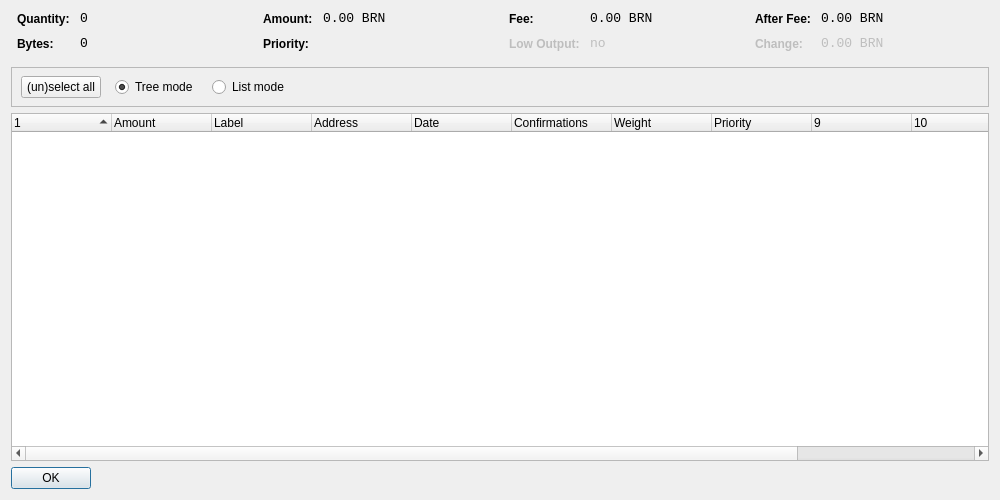
<?xml version="1.0" encoding="UTF-8"?>
<ui version="4.0">
 <class>CoinControlDialog</class>
 <widget class="QWidget" name="CoinControlDialog">
  <property name="geometry">
   <rect>
    <x>0</x>
    <y>0</y>
    <width>1000</width>
    <height>500</height>
   </rect>
  </property>
  <property name="windowTitle">
   <string>Coin Control</string>
  </property>
  <layout class="QVBoxLayout" name="verticalLayout">
   <item>
    <layout class="QHBoxLayout" name="horizontalLayoutTop" stretch="0,0,0,0">
     <property name="topMargin">
      <number>0</number>
     </property>
     <property name="bottomMargin">
      <number>10</number>
     </property>
     <item>
      <layout class="QFormLayout" name="formLayoutCoinControl1">
       <property name="horizontalSpacing">
        <number>10</number>
       </property>
       <property name="verticalSpacing">
        <number>10</number>
       </property>
       <property name="leftMargin">
        <number>6</number>
       </property>
       <property name="rightMargin">
        <number>6</number>
       </property>
       <item row="0" column="0">
        <widget class="QLabel" name="labelCoinControlQuantityText">
         <property name="styleSheet">
          <string notr="true">font-weight:bold;</string>
         </property>
         <property name="text">
          <string>Quantity:</string>
         </property>
        </widget>
       </item>
       <item row="0" column="1">
        <widget class="QLabel" name="labelCoinControlQuantity">
         <property name="font">
          <font>
           <family>Monospace</family>
           <pointsize>10</pointsize>
          </font>
         </property>
         <property name="cursor">
          <cursorShape>IBeamCursor</cursorShape>
         </property>
         <property name="contextMenuPolicy">
          <enum>Qt::ActionsContextMenu</enum>
         </property>
         <property name="text">
          <string notr="true">0</string>
         </property>
         <property name="textInteractionFlags">
          <set>Qt::LinksAccessibleByMouse|Qt::TextSelectableByKeyboard|Qt::TextSelectableByMouse</set>
         </property>
        </widget>
       </item>
       <item row="1" column="0">
        <widget class="QLabel" name="labelCoinControlBytesText">
         <property name="styleSheet">
          <string notr="true">font-weight:bold;</string>
         </property>
         <property name="text">
          <string>Bytes:</string>
         </property>
        </widget>
       </item>
       <item row="1" column="1">
        <widget class="QLabel" name="labelCoinControlBytes">
         <property name="font">
          <font>
           <family>Monospace</family>
           <pointsize>10</pointsize>
          </font>
         </property>
         <property name="cursor">
          <cursorShape>IBeamCursor</cursorShape>
         </property>
         <property name="contextMenuPolicy">
          <enum>Qt::ActionsContextMenu</enum>
         </property>
         <property name="text">
          <string notr="true">0</string>
         </property>
         <property name="textInteractionFlags">
          <set>Qt::LinksAccessibleByMouse|Qt::TextSelectableByKeyboard|Qt::TextSelectableByMouse</set>
         </property>
        </widget>
       </item>
      </layout>
     </item>
     <item>
      <layout class="QFormLayout" name="formLayoutCoinControl2">
       <property name="horizontalSpacing">
        <number>10</number>
       </property>
       <property name="verticalSpacing">
        <number>10</number>
       </property>
       <property name="leftMargin">
        <number>6</number>
       </property>
       <property name="rightMargin">
        <number>6</number>
       </property>
       <item row="0" column="0">
        <widget class="QLabel" name="labelCoinControlAmountText">
         <property name="styleSheet">
          <string notr="true">font-weight:bold;</string>
         </property>
         <property name="text">
          <string>Amount:</string>
         </property>
        </widget>
       </item>
       <item row="0" column="1">
        <widget class="QLabel" name="labelCoinControlAmount">
         <property name="font">
          <font>
           <family>Monospace</family>
           <pointsize>10</pointsize>
          </font>
         </property>
         <property name="cursor">
          <cursorShape>IBeamCursor</cursorShape>
         </property>
         <property name="contextMenuPolicy">
          <enum>Qt::ActionsContextMenu</enum>
         </property>
         <property name="text">
          <string notr="true">0.00 BRN</string>
         </property>
         <property name="textInteractionFlags">
          <set>Qt::LinksAccessibleByMouse|Qt::TextSelectableByKeyboard|Qt::TextSelectableByMouse</set>
         </property>
        </widget>
       </item>
       <item row="1" column="0">
        <widget class="QLabel" name="labelCoinControlPriorityText">
         <property name="styleSheet">
          <string notr="true">font-weight:bold;</string>
         </property>
         <property name="text">
          <string>Priority:</string>
         </property>
        </widget>
       </item>
       <item row="1" column="1">
        <widget class="QLabel" name="labelCoinControlPriority">
         <property name="font">
          <font>
           <family>Monospace</family>
           <pointsize>10</pointsize>
          </font>
         </property>
         <property name="cursor">
          <cursorShape>IBeamCursor</cursorShape>
         </property>
         <property name="contextMenuPolicy">
          <enum>Qt::ActionsContextMenu</enum>
         </property>
         <property name="text">
          <string/>
         </property>
         <property name="textInteractionFlags">
          <set>Qt::LinksAccessibleByMouse|Qt::TextSelectableByKeyboard|Qt::TextSelectableByMouse</set>
         </property>
        </widget>
       </item>
      </layout>
     </item>
     <item>
      <layout class="QFormLayout" name="formLayoutCoinControl3">
       <property name="horizontalSpacing">
        <number>10</number>
       </property>
       <property name="verticalSpacing">
        <number>10</number>
       </property>
       <property name="leftMargin">
        <number>6</number>
       </property>
       <property name="rightMargin">
        <number>6</number>
       </property>
       <item row="0" column="0">
        <widget class="QLabel" name="labelCoinControlFeeText">
         <property name="styleSheet">
          <string notr="true">font-weight:bold;</string>
         </property>
         <property name="text">
          <string>Fee:</string>
         </property>
        </widget>
       </item>
       <item row="0" column="1">
        <widget class="QLabel" name="labelCoinControlFee">
         <property name="font">
          <font>
           <family>Monospace</family>
           <pointsize>10</pointsize>
          </font>
         </property>
         <property name="cursor">
          <cursorShape>IBeamCursor</cursorShape>
         </property>
         <property name="contextMenuPolicy">
          <enum>Qt::ActionsContextMenu</enum>
         </property>
         <property name="text">
          <string notr="true">0.00 BRN</string>
         </property>
         <property name="textInteractionFlags">
          <set>Qt::LinksAccessibleByMouse|Qt::TextSelectableByKeyboard|Qt::TextSelectableByMouse</set>
         </property>
        </widget>
       </item>
       <item row="1" column="0">
        <widget class="QLabel" name="labelCoinControlLowOutputText">
         <property name="enabled">
          <bool>false</bool>
         </property>
         <property name="styleSheet">
          <string notr="true">font-weight:bold;</string>
         </property>
         <property name="text">
          <string>Low Output:</string>
         </property>
        </widget>
       </item>
       <item row="1" column="1">
        <widget class="QLabel" name="labelCoinControlLowOutput">
         <property name="enabled">
          <bool>false</bool>
         </property>
         <property name="font">
          <font>
           <family>Monospace</family>
           <pointsize>10</pointsize>
          </font>
         </property>
         <property name="cursor">
          <cursorShape>IBeamCursor</cursorShape>
         </property>
         <property name="contextMenuPolicy">
          <enum>Qt::ActionsContextMenu</enum>
         </property>
         <property name="text">
          <string>no</string>
         </property>
         <property name="textInteractionFlags">
          <set>Qt::LinksAccessibleByMouse|Qt::TextSelectableByKeyboard|Qt::TextSelectableByMouse</set>
         </property>
        </widget>
       </item>
      </layout>
     </item>
     <item>
      <layout class="QFormLayout" name="formLayoutCoinControl4">
       <property name="horizontalSpacing">
        <number>10</number>
       </property>
       <property name="verticalSpacing">
        <number>10</number>
       </property>
       <property name="leftMargin">
        <number>6</number>
       </property>
       <property name="rightMargin">
        <number>6</number>
       </property>
       <item row="0" column="0">
        <widget class="QLabel" name="labelCoinControlAfterFeeText">
         <property name="styleSheet">
          <string notr="true">font-weight:bold;</string>
         </property>
         <property name="text">
          <string>After Fee:</string>
         </property>
        </widget>
       </item>
       <item row="0" column="1">
        <widget class="QLabel" name="labelCoinControlAfterFee">
         <property name="font">
          <font>
           <family>Monospace</family>
           <pointsize>10</pointsize>
          </font>
         </property>
         <property name="cursor">
          <cursorShape>IBeamCursor</cursorShape>
         </property>
         <property name="contextMenuPolicy">
          <enum>Qt::ActionsContextMenu</enum>
         </property>
         <property name="text">
          <string notr="true">0.00 BRN</string>
         </property>
         <property name="textInteractionFlags">
          <set>Qt::LinksAccessibleByMouse|Qt::TextSelectableByKeyboard|Qt::TextSelectableByMouse</set>
         </property>
        </widget>
       </item>
       <item row="1" column="0">
        <widget class="QLabel" name="labelCoinControlChangeText">
         <property name="enabled">
          <bool>false</bool>
         </property>
         <property name="styleSheet">
          <string notr="true">font-weight:bold;</string>
         </property>
         <property name="text">
          <string>Change:</string>
         </property>
        </widget>
       </item>
       <item row="1" column="1">
        <widget class="QLabel" name="labelCoinControlChange">
         <property name="enabled">
          <bool>false</bool>
         </property>
         <property name="font">
          <font>
           <family>Monospace</family>
           <pointsize>10</pointsize>
          </font>
         </property>
         <property name="cursor">
          <cursorShape>IBeamCursor</cursorShape>
         </property>
         <property name="contextMenuPolicy">
          <enum>Qt::ActionsContextMenu</enum>
         </property>
         <property name="text">
          <string notr="true">0.00 BRN</string>
         </property>
         <property name="textInteractionFlags">
          <set>Qt::LinksAccessibleByMouse|Qt::TextSelectableByKeyboard|Qt::TextSelectableByMouse</set>
         </property>
        </widget>
       </item>
      </layout>
     </item>
    </layout>
   </item>
   <item>
    <widget class="QFrame" name="frame">
     <property name="minimumSize">
      <size>
       <width>0</width>
       <height>40</height>
      </size>
     </property>
     <property name="frameShape">
      <enum>QFrame::StyledPanel</enum>
     </property>
     <property name="frameShadow">
      <enum>QFrame::Sunken</enum>
     </property>
     <widget class="QWidget" name="horizontalLayoutWidget">
      <property name="geometry">
       <rect>
        <x>10</x>
        <y>0</y>
        <width>781</width>
        <height>41</height>
       </rect>
      </property>
      <layout class="QHBoxLayout" name="horizontalLayoutPanel" stretch="0,0,0,0">
       <property name="spacing">
        <number>14</number>
       </property>
       <item>
        <widget class="QPushButton" name="pushButtonSelectAll">
         <property name="sizePolicy">
          <sizepolicy hsizetype="Maximum" vsizetype="Fixed">
           <horstretch>0</horstretch>
           <verstretch>0</verstretch>
          </sizepolicy>
         </property>
         <property name="text">
          <string>(un)select all</string>
         </property>
        </widget>
       </item>
       <item>
        <widget class="QRadioButton" name="radioTreeMode">
         <property name="sizePolicy">
          <sizepolicy hsizetype="Maximum" vsizetype="Fixed">
           <horstretch>0</horstretch>
           <verstretch>0</verstretch>
          </sizepolicy>
         </property>
         <property name="text">
          <string>Tree mode</string>
         </property>
         <property name="checked">
          <bool>true</bool>
         </property>
        </widget>
       </item>
       <item>
        <widget class="QRadioButton" name="radioListMode">
         <property name="sizePolicy">
          <sizepolicy hsizetype="Maximum" vsizetype="Fixed">
           <horstretch>0</horstretch>
           <verstretch>0</verstretch>
          </sizepolicy>
         </property>
         <property name="text">
          <string>List mode</string>
         </property>
        </widget>
       </item>
       <item>
        <spacer name="horizontalSpacer">
         <property name="orientation">
          <enum>Qt::Horizontal</enum>
         </property>
         <property name="sizeHint" stdset="0">
          <size>
           <width>40</width>
           <height>20</height>
          </size>
         </property>
        </spacer>
       </item>
      </layout>
     </widget>
    </widget>
   </item>
   <item>
    <widget class="CoinControlTreeWidget" name="treeWidget">
     <property name="contextMenuPolicy">
      <enum>Qt::CustomContextMenu</enum>
     </property>
     <property name="sortingEnabled">
      <bool>false</bool>
     </property>
     <property name="columnCount">
      <number>12</number>
     </property>
     <attribute name="headerShowSortIndicator" stdset="0">
      <bool>true</bool>
     </attribute>
     <attribute name="headerStretchLastSection">
      <bool>false</bool>
     </attribute>
     <column>
      <property name="text">
       <string/>
      </property>
     </column>
     <column>
      <property name="text">
       <string>Amount</string>
      </property>
     </column>
     <column>
      <property name="text">
       <string>Label</string>
      </property>
     </column>
     <column>
      <property name="text">
       <string>Address</string>
      </property>
     </column>
     <column>
      <property name="text">
       <string>Date</string>
      </property>
     </column>
     <column>
      <property name="text">
       <string>Confirmations</string>
      </property>
      <property name="toolTip">
       <string>Confirmed</string>
      </property>
     </column>
     <column>
      <property name="text">
       <string>Weight</string>
      </property>
     </column>
     <column>
      <property name="text">
       <string>Priority</string>
      </property>
     </column>
     <column>
      <property name="text">
       <string/>
      </property>
     </column>
     <column>
      <property name="text">
       <string/>
      </property>
     </column>
     <column>
      <property name="text">
       <string/>
      </property>
     </column>
     <column>
      <property name="text">
       <string/>
      </property>
     </column>
    </widget>
   </item>
   <item>
    <widget class="QDialogButtonBox" name="buttonBox">
     <property name="sizePolicy">
      <sizepolicy hsizetype="Maximum" vsizetype="Fixed">
       <horstretch>0</horstretch>
       <verstretch>0</verstretch>
      </sizepolicy>
     </property>
     <property name="orientation">
      <enum>Qt::Horizontal</enum>
     </property>
     <property name="standardButtons">
      <set>QDialogButtonBox::Ok</set>
     </property>
    </widget>
   </item>
  </layout>
 </widget>
 <customwidgets>
  <customwidget>
   <class>CoinControlTreeWidget</class>
   <extends>QTreeWidget</extends>
   <header>coincontroltreewidget.h</header>
  </customwidget>
 </customwidgets>
 <resources/>
 <connections/>
</ui>
